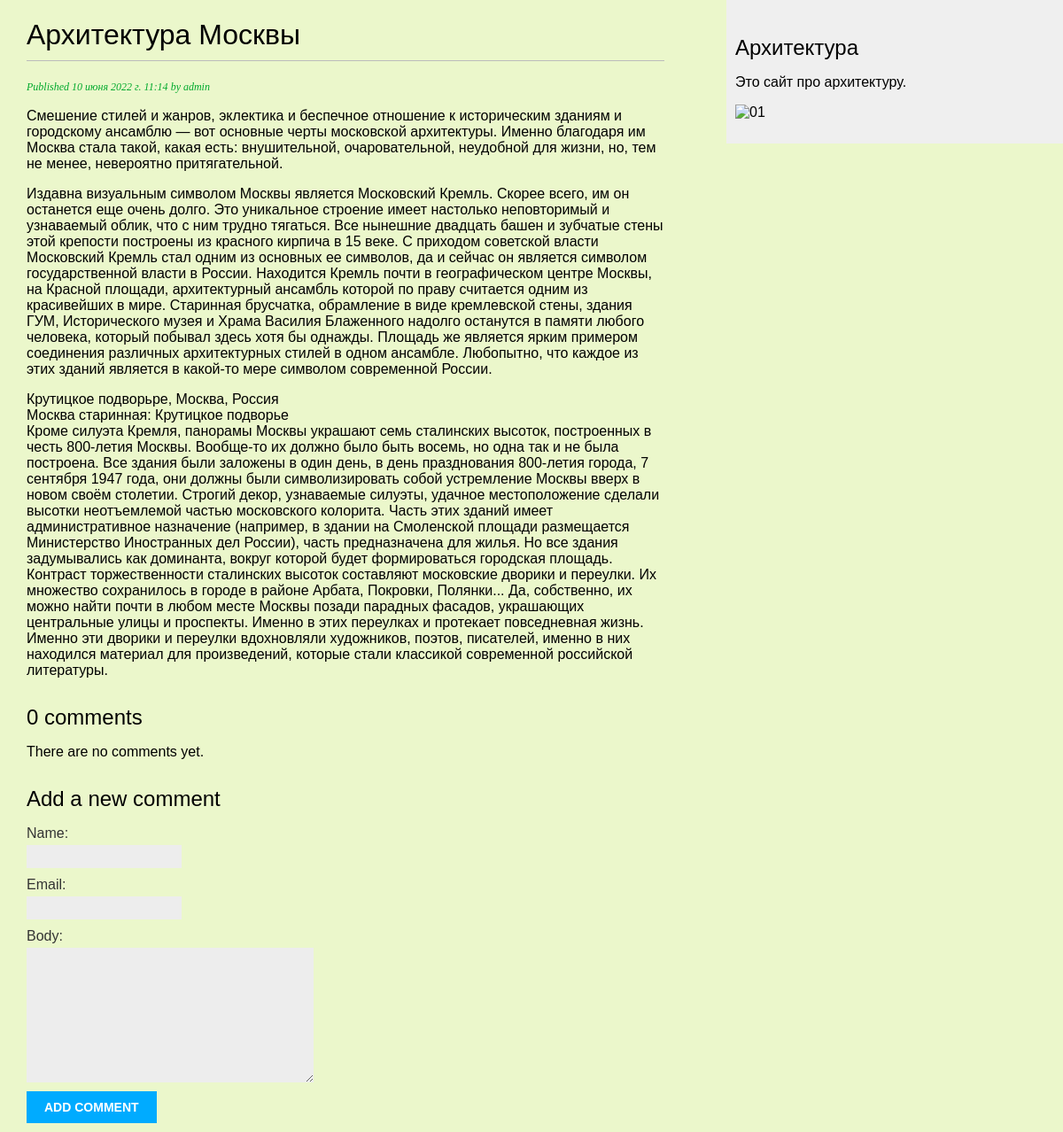
Page /blog/3/ on the committed database.
### blog/models.py (models this page shows, shortened)
class Post(models.Model):
    class Status(models.TextChoices):
        DRAFT = 'DF', 'Draft'
        PUBLISHED = 'PB', 'Published'
    title = models.CharField(max_length=250)
    slug = models.SlugField(max_length=250)
    author = models.ForeignKey(User,
                               on_delete=models.CASCADE,
                               related_name='blog_posts')
    body = models.TextField()
    publish = models.DateTimeField(default=timezone.now)
    created = models.DateTimeField(auto_now_add=True)
    updated = models.DateTimeField(auto_now=True)
    status = models.CharField(max_length=2,
                              choices=Status.choices,
                              default=Status.DRAFT)
    objects = models.Manager() # The default manager.
    published = PublishedManager() # Our custom manager.
    class Meta:
        ordering = ['-publish']
        indexes = [
            models.Index(fields=['-publish']),
        ]

### blog/views.py (the view)
# urls.py: path('<int:id>/', views.post_detail, name='post_detail'),
def post_detail(request, id):
    post = get_object_or_404(Post, id=id, status=Post.Status.PUBLISHED)
    comments = post.comments.filter(active=True)
    form = CommentForm()
    return render(request, 'blog/post/detail.html', {'post': post, 'comments': comments,
'form': form})

### blog/forms.py
class CommentForm(forms.ModelForm):
    class Meta:
        model = Comment
        fields = ['name', 'email', 'body']

### blog/templates/blog/post/detail.html (shortened to what this page needs)
{% extends "blog/base.html" %}
{% block content %}
  <h1>{{ post.title }}</h1>
  <p class="date">
    Published {{ post.publish }} by {{ post.author }}
  </p>
  {{ post.body|linebreaks }}
  {% with comments.count as total_comments %}
 <h2>{{ total_comments }} comment{{ total_comments|pluralize }}</h2>
{% endwith %}
{% for comment in comments %}
 <div class="comment">
 <p class="info">
 Comment {{ forloop.counter }} by {{ comment.name }}
 {{ comment.created }}
 </p>
 {{ comment.body|linebreaks }}
 </div>
{% empty %}
 <p>There are no comments yet.</p>
{% endfor %}
<h2>Add a new comment</h2>
 <form action="{% url "blog:post_comment" post.id %}" method="post">
 {{ form.as_p }}
 <p><input type="submit" value="Add comment"></p>
 </form>
{% endblock %}

### blog/static/css/blog.css (style rules this page uses)
body { margin:0; padding:0; font-family:helvetica, sans-serif; background: #ebf7cb; }
h1 { font-weight:normal; border-bottom:1px solid #bbb; padding:0 0 10px 0; }
h2 { font-weight:normal; margin:30px 0 0; }
p.date { color:#ccc; font-family: georgia, serif; font-size: 12px; font-style: italic; color: #00a92c; }
label { float:left; clear:both; color:#333; margin-bottom:4px; }
input, textarea { clear:both; float:left; margin:0 0 10px; background:#ededed; border:0; padding:6px 10px; font-size:12px; }
input[type=submit] { font-weight:bold; background:#00abff; color:#fff; padding:10px 20px; font-size:14px; text-transform:uppercase; }

### rows in the picture
Post: title "Архитектура Москвы", publish "10 июня 2022 г. 11:14", author "admin", body "Смешение стилей и жанров, эклектика и беспечное отношение к историческим зданиям и городскому ансамблю — вот основные черты московской архитектуры. Именно благодаря им Москва стала такой, какая есть: внушительной, очаровательной, неудобной для жизни, но, тем не менее, невероятно притягательной. Издавна визуальным символом Москвы является Московский Кремль. Скорее всего, им он останется еще очень долго. Это уникальное строение имеет настолько неповторимый и узнаваемый облик, что с ним трудно тягаться. Все нынешние двадцать башен и зубчатые стены этой крепости построены из красного кирпича в 15 веке. С приходом советской власти Московский Кремль стал одним из основных ее символов, да и сейчас…"

### other values in the picture
{{ total_comments }} "0"
